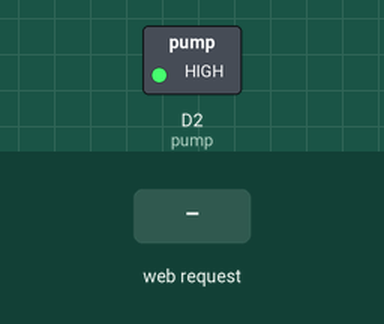
Recording of a sketch running on a simulated ESP8266 (NodeMCU). On the bench: switched loads named in the sketch (green lamp = pin HIGH). Inputs (shaded band) come from the test bench. WiFi joins after 1.5 s; servers stay silent unless stated; what the sketch prints to the serial monitor is not drawn.

Above: at 2.7 s.
2.8 s: HTTP request GET /On received
At 4.0 s:
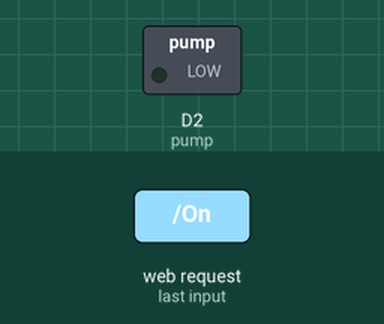
4.3 s: HTTP request GET /Off received
At 5.3 s:
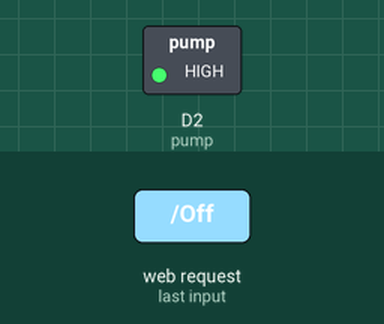
Timing chart, 0 to 7.3 s (numbered marks = the images above; inputs shaded):
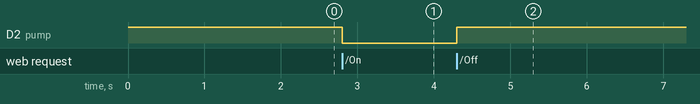

Measured:
- after the input at 2.8 s, D2 (pump): HIGH → LOW at once
- after the input at 4.3 s, D2 (pump): LOW → HIGH at once

The sketch:

espconectapp.ino
```cpp
//#define ENA   5          // Điều khiển tốc độ động cơ bên trái     GPIO5(D1)
//#define ENB   12          // Điều khiển tốc độ động cơ bên phải    GPIO12(D6)
//#define IN1  4          // L298N in1 Động cơ trái quay             GPIO4(D2)
//#define IN2  0          // L298N in2 Động cơ trái quay ngược lại   GPIO0(D3)
//#define IN3  2           // L298N in3 Động cơ phải quay            GPIO2(D4)
//#define IN4  14           // L298N in4 Động cơ phải quay ngược lại GPIO14(D5)
// L298N in1 Động cơ trái quay             GPIO4(D2)


#include <ESP8266WiFi.h>
WiFiClient client;
WiFiServer server(80);


int pump = 4; //D2
// #define  pump 4


/* WIFI settings */
const char* ssid = "ipxs";
const char* password = "11111111";
String  SendUno = "";
String request = "";
String data = "";
String dataPump = ""; // khai báo dữ liệu nhận để bơm nước

#include <SoftwareSerial.h>
const byte TX = D5;//12
const byte RX = D6;
SoftwareSerial mySerial = SoftwareSerial(RX, TX);

void setup()
{


  pinMode(pump, OUTPUT);
  digitalWrite(pump, HIGH);
  // Serial.println(pump);

  Serial.begin(115200);
  mySerial.begin(9600);
  connectWiFi();
  server.begin();
}


void connectWiFi()
{
  Serial.println("Đang kết nối tới Wifi: ");
  WiFi.begin(ssid, password);
  while ((!(WiFi.status() == WL_CONNECTED)))
  {
    delay(300);
    Serial.print("....");
  }
  Serial.println("");
  Serial.println("Đã kết nối");
  Serial.println("Địa chỉ IP Esp8266 : ");
  Serial.print((WiFi.localIP()));
}
void loop()
{

  // kiểm tra xem app inventor có được kết nối với esp k
  client = server.available();
  if (!client) return;
  data = checkClient ();
  Send_data();
  //ControlPump();
//  automatic();
}

void Send_data()
{
  // data = checkClient ();
  if (data == "Off" || data == "On")
  {


        if (data == "On")
        {
          digitalWrite(pump, LOW);
          //    mySerial.write('P'); // Gửi lệnh sang Arduino để hiển thị lên hiển thị LCD
          //    delay(100);

          Serial.println("Đang bơm nước");
        }

        else if (data  == "Off")
        {
          digitalWrite(pump, HIGH);
          //    mySerial.write('T'); // Gửi lệnh sang Arduino để hiển thị lên hiển thị LCD
          //    delay(100);
          Serial.println("Máy bơm đang được tắt");

        }


  }
  else if(data != "On" && data != "Off")
  {
    SendUno = "";
    SendUno = String(data);
    Serial.println("Dữ liệu được gửi tới Uno: ");
    Serial.println(SendUno);
    mySerial.println(SendUno);
  }

}
String checkClient (void) // Đọc giá trị gửi đến từ app Inventor gửi về
{
  while (!client.available()) delay(1);
  String request = client.readStringUntil('\r');
  Serial.println(request);
  request.remove(0, 5);
  Serial.println(request);
  request.remove(request.length() - 9, 9);
  Serial.println(request);
  return request;

}


// Xử lý 2 chân Button và Pump

// void ControlPump()
// {
//   if (dataPump.indexOf("On") >= 0)
//   {
//     digitalWrite(pump, HIGH);
//     //    mySerial.write('P'); // Gửi lệnh sang Arduino để hiển thị lên hiển thị LCD
//     //    delay(100);
//     Serial.println("Đang bơm nước");
//   }

//   else if (dataPump.indexOf("Off") >= 0)
//   {
//     digitalWrite(pump, LOW);
//     //    mySerial.write('T'); // Gửi lệnh sang Arduino để hiển thị lên hiển thị LCD
//     //    delay(100);
//     Serial.println("Máy bơm đang được tắt");
//   }
// }


//// 1 đoạn chương trình sử dụng nút nhấn để bật or tắt Robot tự động lau sàn
//void HandleButton()
//{
//
//
//  while( (WiFi.status() != WL_CONNECTED)  ))// Kiểm tra xem có kết nối wifi không
//  {
//    Serial.println("Đã mất kết nối wifi");
//    digitalWrite(ledPin, HIGH);  // Bật đèn LED
//    Serial.println("Led đang sáng");
//    delay(1000);
//    digitalWrite(ledPin, LOW);  // Tắt đèn LED
//    Serial.println("Led đang tắt");
//    delay(1000);
//  }
//}
```
